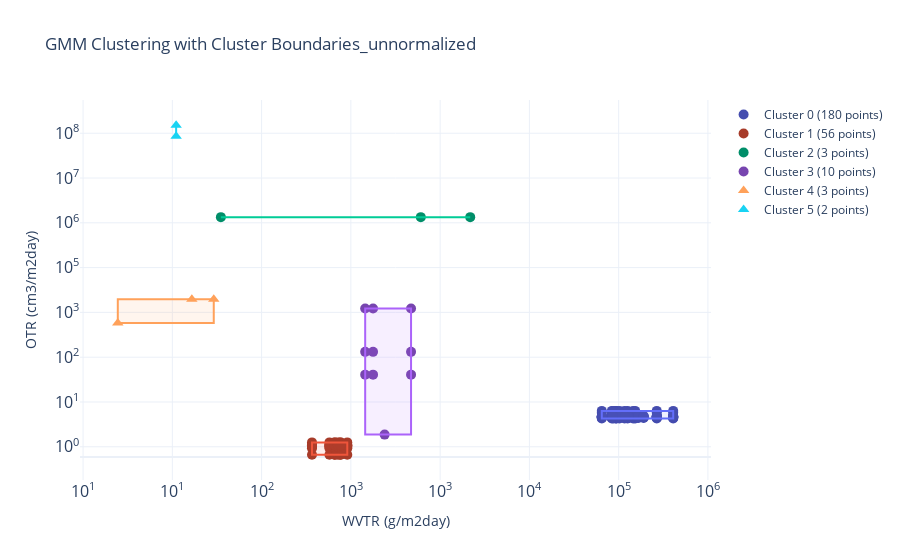

Write notebook code for a chart like this one.
### Markdown cell above
### Gaussian Mixture Matrix

### Code cell
from sklearn.preprocessing import StandardScaler
from sklearn.mixture import GaussianMixture

# Define whether to use normalization
use_normalization = False

# Select features and drop rows with NaN
features = dtr[['log_OTR_Updated_Num', 'log_WVTR_Updated_Num']].dropna().values

# Normalize data if required
if use_normalization:
    scaler = StandardScaler()
    normalized_features = scaler.fit_transform(features)
else:
    normalized_features = features
    
# Fit the Gaussian Mixture Model
n_components = 6 # Set the number of clusters
gmm = GaussianMixture(n_components=n_components, random_state=42)
gmm.fit(features)

# Predict cluster labels
labels = gmm.predict(normalized_features)

# Add cluster labels to the original DataFrame
d_clean = dtr.dropna(subset=['log_OTR_Updated_Num', 'log_WVTR_Updated_Num']).copy()
d_clean['Cluster'] = labels

# Map clusters to Base Material
cluster_base_material_map = (
    d_clean.groupby('Cluster')['Base Material']
    .apply(lambda x: x.mode()[0] if not x.empty else f"Cluster {x.name}")
    .to_dict()
)
# Assign a color palette for clusters
color_palette = px.colors.qualitative.Plotly  # Get Plotly color palette
cluster_colors = {cluster: color_palette[i % len(color_palette)] for i, cluster in enumerate(cluster_base_material_map.keys())}

# Initialize a Plotly figure
fig = go.Figure()

for cluster_label in np.unique(labels):
    cluster_data = d_clean[d_clean['Cluster'] == cluster_label]
    cluster_size = len(cluster_data) 
    # cluster_name = f"Cluster {cluster_label} ({cluster_size} points) - {cluster_base_material_map[cluster_label]}"
    cluster_name = f"Cluster {cluster_label} ({cluster_size} points)"
    cluster_color = cluster_colors[cluster_label]
    
    marker_colors = [
        f"rgba({int(int(cluster_color.lstrip('#')[0:2], 16) * 0.7)},"
        f"{int(int(cluster_color.lstrip('#')[2:4], 16) * 0.7)},"
        f"{int(int(cluster_color.lstrip('#')[4:6], 16) * 0.7)}, 1)"
        if is_sustainable else cluster_color
        for is_sustainable in cluster_data['Material'].str.lower().eq('sustainable')
    ]

    # Adjust marker shape for conventional materials
    marker_symbols = [
        'triangle-up' if is_conventional else 'circle'
        for is_conventional in cluster_data['Material'].str.lower().eq('conventional')
    ]

    fig.add_trace(go.Scatter(
        x=cluster_data['log_WVTR_Updated_Num'],  # X-axis: log(WVP)
        y=cluster_data['log_OTR_Updated_Num'],  # Y-axis: log(OP)
        mode='markers',
        name=cluster_name,
        # symbol = 'Material',
        marker=dict(size=10, color=marker_colors, symbol=marker_symbols),
        hovertemplate=(
            "Base Material: %{text}<br>"
            "Type: %{customdata[0]}<br>"
            "Secondary Material: %{customdata[1]}<br>"
            "log(WVTR): %{x}<br>"
            "log(OTR): %{y}"
        ),
        text=cluster_data['Base Material'],
        customdata=cluster_data[['Type', 'Secondary Material']].values
    ))

    # Calculate cluster boundary (bounding box)
    x_min = cluster_data['log_WVTR_Updated_Num'].min()
    x_max = cluster_data['log_WVTR_Updated_Num'].max()
    y_min = cluster_data['log_OTR_Updated_Num'].min()
    y_max = cluster_data['log_OTR_Updated_Num'].max()

    # Convert hex color to rgba for transparency
    if cluster_color.startswith("#"):
        r, g, b = tuple(int(cluster_color.lstrip("#")[i:i+2], 16) for i in (0, 2, 4))
        fill_color = f"rgba({r}, {g}, {b}, 0.1)"
    else:
        fill_color = cluster_color  # Fallback if color is not in hex format

    # Add a rectangle for the cluster boundary
    fig.add_shape(
        type="rect",
        x0=x_min, x1=x_max,
        y0=y_min, y1=y_max,
        line=dict(color=cluster_color, width=2),
        fillcolor=fill_color
    )
plotly.offline.plot(fig, filename=f'GMM_cluster_OP_vs_WVP_log_{file_suffix}.html', auto_open=False)


tick_vals_x = np.linspace(d_clean['log_WVTR_Updated_Num'].min()-1, d_clean['log_WVTR_Updated_Num'].max()+1, 10)
tick_text_x = [f"10<sup>{int(val)}</sup>" for val in tick_vals_x]

tick_vals_y = np.linspace(d_clean['log_OTR_Updated_Num'].min()-1, d_clean['log_OTR_Updated_Num'].max()+1, 10)
tick_text_y = [f"10<sup>{int(val)}</sup>" for val in tick_vals_y]


# Export the plot
file_suffix = "normalized" if use_normalization else "unnormalized"

# Update layout
fig.update_layout(
    title=f"GMM Clustering with Cluster Boundaries_{file_suffix}",
    xaxis_title="log WVTR",
    yaxis_title="log OTR",
    template="plotly_white"
)

# Update axis labels and ticks for power-of-10 display
fig.update_layout(
    xaxis=dict(
        title="WVTR (g/m2day)",
        tickvals=tick_vals_x,
        ticktext=tick_text_x,
        tickfont=dict(size=16),
        type='linear'  # Keeps the axis linear while displaying log ticks
    ),
    yaxis=dict(
        title="OTR (cm3/m2day)",
        tickvals=tick_vals_y,
        ticktext=tick_text_y,
        tickfont=dict(size=16),
        type='linear'  # Keeps the axis linear while displaying log ticks
    ),
    # template="plotly_white"
)

fig.show()

plotly.offline.plot(fig, filename=f'GMM_cluster_OP_vs_WVP_{file_suffix}.html', auto_open=False)

### Figure 1 — Plotly figure (JSON) as saved in the notebook; plotly's stock layout.template omitted (floating-point values rounded to 4 significant figures; data arrays with more than 128 entries replaced by an {"elided": "..."} marker saying what was removed)
{"data": [{"customdata": {"elided": "180x2 str values"}, "hovertemplate": "Base Material: %{text}<br>Type: %{customdata[0]}<br>Secondary Material: %{customdata[1]}<br>log(WVTR): %{x}<br>log(OTR): %{y}", "marker": {"color": {"elided": "180 str values"}, "size": 10, "symbol": {"elided": "180 str values"}}, "mode": "markers", "name": "Cluster 0 (180 points)", "text": {"elided": "180 str values"}, "type": "scatter", "x": {"elided": "180 float values"}, "y": {"elided": "180 float values"}}, {"customdata": [["nanocomposite", "montmorillonite"], ["nanocomposite", "montmorillonite"], ["nanocomposite", "montmorillonite"], ["nanocomposite", "montmorillonite"], ["nanocomposite", "montmorillonite"], ["nanocomposite", "montmorillonite"], ["nanocomposite", "montmorillonite"], ["nanocomposite", "montmorillonite"], ["nanocomposite", "montmorillonite"], ["nanocomposite", "montmorillonite"], ["nanocomposite", "montmorillonite"], ["nanocomposite", "montmorillonite"], ["nanocomposite", "montmorillonite"], ["nanocomposite", "montmorillonite"], ["nanocomposite", "montmorillonite"], ["nanocomposite", "montmorillonite"], ["nanocomposite", "montmorillonite"], ["nanocomposite", "montmorillonite"], ["nanocomposite", "montmorillonite"], ["nanocomposite", "montmorillonite"], ["nanocomposite", "montmorillonite"], ["nanocomposite", "montmorillonite"], ["nanocomposite", "montmorillonite"], ["nanocomposite", "montmorillonite"], ["nanocomposite", "montmorillonite"], ["nanocomposite", "montmorillonite"], ["nanocomposite", "montmorillonite"], ["nanocomposite", "montmorillonite"], ["nanocomposite", "montmorillonite"], ["nanocomposite", "montmorillonite"], ["nanocomposite", "montmorillonite"], ["nanocomposite", "montmorillonite"], ["nanocomposite", "montmorillonite"], ["nanocomposite", "montmorillonite"], ["nanocomposite", "montmorillonite"], ["nanocomposite", "montmorillonite"], ["nanocomposite", "montmorillonite"], ["nanocomposite", "montmorillonite"], ["nanocomposite", "montmorillonite"], ["nanocomposite", "montmorillonite"], ["nanocomposite", "montmorillonite"], ["nanocomposite", "montmorillonite"], ["nanocomposite", "montmorillonite"], ["nanocomposite", "montmorillonite"], ["nanocomposite", "montmorillonite"], ["nanocomposite", "montmorillonite"], ["nanocomposite", "montmorillonite"], ["nanocomposite", "montmorillonite"], ["nanocomposite", "montmorillonite"], ["nanocomposite", "montmorillonite"], ["nanocomposite", "montmorillonite"], ["nanocomposite", "montmorillonite"], ["nanocomposite", "montmorillonite"], ["nanocomposite", "montmorillonite"], ["nanocomposite", "montmorillonite"], ["nanocomposite", "montmorillonite"]], "hovertemplate": "Base Material: %{text}<br>Type: %{customdata[0]}<br>Secondary Material: %{customdata[1]}<br>log(WVTR): %{x}<br>log(OTR): %{y}", "marker": {"color": ["rgba(167,59,41, 1)", "rgba(167,59,41, 1)", "rgba(167,59,41, 1)", "rgba(167,59,41, 1)", "rgba(167,59,41, 1)", "rgba(167,59,41, 1)", "rgba(167,59,41, 1)", "rgba(167,59,41, 1)", "rgba(167,59,41, 1)", "rgba(167,59,41, 1)", "rgba(167,59,41, 1)", "rgba(167,59,41, 1)", "rgba(167,59,41, 1)", "rgba(167,59,41, 1)", "rgba(167,59,41, 1)", "rgba(167,59,41, 1)", "rgba(167,59,41, 1)", "rgba(167,59,41, 1)", "rgba(167,59,41, 1)", "rgba(167,59,41, 1)", "rgba(167,59,41, 1)", "rgba(167,59,41, 1)", "rgba(167,59,41, 1)", "rgba(167,59,41, 1)", "rgba(167,59,41, 1)", "rgba(167,59,41, 1)", "rgba(167,59,41, 1)", "rgba(167,59,41, 1)", "rgba(167,59,41, 1)", "rgba(167,59,41, 1)", "rgba(167,59,41, 1)", "rgba(167,59,41, 1)", "rgba(167,59,41, 1)", "rgba(167,59,41, 1)", "rgba(167,59,41, 1)", "rgba(167,59,41, 1)", "rgba(167,59,41, 1)", "rgba(167,59,41, 1)", "rgba(167,59,41, 1)", "rgba(167,59,41, 1)", "rgba(167,59,41, 1)", "rgba(167,59,41, 1)", "rgba(167,59,41, 1)", "rgba(167,59,41, 1)", "rgba(167,59,41, 1)", "rgba(167,59,41, 1)", "rgba(167,59,41, 1)", "rgba(167,59,41, 1)", "rgba(167,59,41, 1)", "rgba(167,59,41, 1)", "rgba(167,59,41, 1)", "rgba(167,59,41, 1)", "rgba(167,59,41, 1)", "rgba(167,59,41, 1)", "rgba(167,59,41, 1)", "rgba(167,59,41, 1)"], "size": 10, "symbol": ["circle", "circle", "circle", "circle", "circle", "circle", "circle", "circle", "circle", "circle", "circle", "circle", "circle", "circle", "circle", "circle", "circle", "circle", "circle", "circle", "circle", "circle", "circle", "circle", "circle", "circle", "circle", "circle", "circle", "circle", "circle", "circle", "circle", "circle", "circle", "circle", "circle", "circle", "circle", "circle", "circle", "circle", "circle", "circle", "circle", "circle", "circle", "circle", "circle", "circle", "circle", "circle", "circle", "circle", "circle", "circle"]}, "mode": "markers", "name": "Cluster 1 (56 points)", "text": ["fish gelatin", "fish gelatin", "fish gelatin", "fish gelatin", "fish gelatin", "fish gelatin", "fish gelatin", "fish gelatin", "fish gelatin", "fish gelatin", "fish gelatin", "fish gelatin", "fish gelatin", "fish gelatin", "fish gelatin", "fish gelatin", "fish gelatin", "fish gelatin", "fish gelatin", "fish gelatin", "fish gelatin", "fish gelatin", "fish gelatin", "fish gelatin", "fish gelatin", "fish gelatin", "fish gelatin", "fish gelatin", "fish gelatin", "fish gelatin", "fish gelatin", "fish gelatin", "fish gelatin", "fish gelatin", "fish gelatin", "fish gelatin", "fish gelatin", "fish gelatin", "fish gelatin", "fish gelatin", "fish gelatin", "fish gelatin", "fish gelatin", "fish gelatin", "fish gelatin", "fish gelatin", "fish gelatin", "fish gelatin", "fish gelatin", "fish gelatin", "fish gelatin", "fish gelatin", "fish gelatin", "fish gelatin", "fish gelatin", "fish gelatin"], "type": "scatter", "x": [2.851, 2.991, 3.079, 3.135, 3.036, 3.032, 3.06, 3.082, 2.851, 2.991, 3.079, 3.135, 3.036, 3.032, 3.06, 3.082, 2.851, 2.991, 3.079, 3.135, 3.036, 3.032, 3.06, 3.082, 2.851, 2.991, 3.079, 3.135, 3.036, 3.032, 3.06, 3.082, 2.851, 2.991, 3.079, 3.135, 3.036, 3.032, 3.06, 3.082, 2.851, 2.991, 3.079, 3.135, 3.036, 3.032, 3.06, 3.082, 2.851, 2.991, 3.079, 3.135, 3.036, 3.032, 3.06, 3.082], "y": [0.05843, 0.05843, 0.05843, 0.05843, 0.05843, 0.05843, 0.05843, 0.05843, 0.2931, 0.2931, 0.2931, 0.2931, 0.2931, 0.2931, 0.2931, 0.2931, 0.2338, 0.2338, 0.2338, 0.2338, 0.2338, 0.2338, 0.2338, 0.2338, 0.3308, 0.3308, 0.3308, 0.3308, 0.3308, 0.3308, 0.3308, 0.3308, 0.2785, 0.2785, 0.2785, 0.2785, 0.2785, 0.2785, 0.2785, 0.2785, 0.3945, 0.3945, 0.3945, 0.3945, 0.3945, 0.3945, 0.3945, 0.3945, 0.3166, 0.3166, 0.3166, 0.3166, 0.3166, 0.3166, 0.3166, 0.3166]}, {"customdata": [["individual", "None"], ["individual", "None"], ["individual", "None"]], "hovertemplate": "Base Material: %{text}<br>Type: %{customdata[0]}<br>Secondary Material: %{customdata[1]}<br>log(WVTR): %{x}<br>log(OTR): %{y}", "marker": {"color": ["rgba(0,142,105, 1)", "rgba(0,142,105, 1)", "rgba(0,142,105, 1)"], "size": 10, "symbol": ["circle", "circle", "circle"]}, "mode": "markers", "name": "Cluster 2 (3 points)", "text": ["chitosan", "chitosan", "chitosan"], "type": "scatter", "x": [3.728, 2.116, 4.127], "y": [6.511, 6.511, 6.511]}, {"customdata": [["individual", "None"], ["individual", "None"], ["individual", "None"], ["individual", "None"], ["individual", "None"], ["individual", "None"], ["individual", "None"], ["individual", "None"], ["individual", "None"], ["individual", "None"]], "hovertemplate": "Base Material: %{text}<br>Type: %{customdata[0]}<br>Secondary Material: %{customdata[1]}<br>log(WVTR): %{x}<br>log(OTR): %{y}", "marker": {"color": ["rgba(119,69,175, 1)", "rgba(119,69,175, 1)", "rgba(119,69,175, 1)", "rgba(119,69,175, 1)", "rgba(119,69,175, 1)", "rgba(119,69,175, 1)", "rgba(119,69,175, 1)", "rgba(119,69,175, 1)", "rgba(119,69,175, 1)", "rgba(119,69,175, 1)"], "size": 10, "symbol": ["circle", "circle", "circle", "circle", "circle", "circle", "circle", "circle", "circle", "circle"]}, "mode": "markers", "name": "Cluster 3 (10 points)", "text": ["fish gelatin", "polylactic acid", "polylactic acid", "polylactic acid", "polylactic acid", "polylactic acid", "polylactic acid", "polylactic acid", "polylactic acid", "polylactic acid"], "type": "scatter", "x": [3.436, 3.343, 3.28, 3.65, 3.343, 3.28, 3.65, 3.343, 3.28, 3.65], "y": [0.6051, 2.852, 2.852, 2.852, 4.029, 4.029, 4.029, 2.234, 2.234, 2.234]}, {"customdata": [["individual", "None"], ["individual", "None"], ["individual", "None"]], "hovertemplate": "Base Material: %{text}<br>Type: %{customdata[0]}<br>Secondary Material: %{customdata[1]}<br>log(WVTR): %{x}<br>log(OTR): %{y}", "marker": {"color": ["#FFA15A", "#FFA15A", "#FFA15A"], "size": 10, "symbol": ["triangle-up", "triangle-up", "triangle-up"]}, "mode": "markers", "name": "Cluster 4 (3 points)", "text": ["LDPE", "LDPE", "HDPE"], "type": "scatter", "x": [2.059, 1.882, 1.285], "y": [4.278, 4.278, 3.636]}, {"customdata": [["individual", "None"], ["individual", "None"]], "hovertemplate": "Base Material: %{text}<br>Type: %{customdata[0]}<br>Secondary Material: %{customdata[1]}<br>log(WVTR): %{x}<br>log(OTR): %{y}", "marker": {"color": ["#19D3F3", "#19D3F3"], "size": 10, "symbol": ["triangle-up", "triangle-up"]}, "mode": "markers", "name": "Cluster 5 (2 points)", "text": ["polypropylene", "polypropylene"], "type": "scatter", "x": [1.755, 1.755], "y": [8.705, 9.006]}], "layout": {"shapes": [{"fillcolor": "rgba(99, 110, 250, 0.1)", "line": {"color": "#636EFA", "width": 2}, "type": "rect", "x0": 5.188, "x1": 5.764, "y0": 1.042, "y1": 1.249}, {"fillcolor": "rgba(239, 85, 59, 0.1)", "line": {"color": "#EF553B", "width": 2}, "type": "rect", "x0": 2.851, "x1": 3.135, "y0": 0.05843, "y1": 0.3945}, {"fillcolor": "rgba(0, 204, 150, 0.1)", "line": {"color": "#00CC96", "width": 2}, "type": "rect", "x0": 2.116, "x1": 4.127, "y0": 6.511, "y1": 6.511}, {"fillcolor": "rgba(171, 99, 250, 0.1)", "line": {"color": "#AB63FA", "width": 2}, "type": "rect", "x0": 3.28, "x1": 3.65, "y0": 0.6051, "y1": 4.029}, {"fillcolor": "rgba(255, 161, 90, 0.1)", "line": {"color": "#FFA15A", "width": 2}, "type": "rect", "x0": 1.285, "x1": 2.059, "y0": 3.636, "y1": 4.278}, {"fillcolor": "rgba(25, 211, 243, 0.1)", "line": {"color": "#19D3F3", "width": 2}, "type": "rect", "x0": 1.755, "x1": 1.755, "y0": 8.705, "y1": 9.006}], "title": {"text": "GMM Clustering with Cluster Boundaries_unnormalized"}, "xaxis": {"tickfont": {"size": 16}, "ticktext": ["10<sup>0</sup>", "10<sup>1</sup>", "10<sup>1</sup>", "10<sup>2</sup>", "10<sup>3</sup>", "10<sup>3</sup>", "10<sup>4</sup>", "10<sup>5</sup>", "10<sup>6</sup>", "10<sup>6</sup>"], "tickvals": [0.2847, 1.005, 1.724, 2.444, 3.164, 3.884, 4.604, 5.324, 6.044, 6.764], "title": {"text": "WVTR (g/m2day)"}, "type": "linear"}, "yaxis": {"tickfont": {"size": 16}, "ticktext": ["10<sup>0</sup>", "10<sup>0</sup>", "10<sup>1</sup>", "10<sup>2</sup>", "10<sup>3</sup>", "10<sup>5</sup>", "10<sup>6</sup>", "10<sup>7</sup>", "10<sup>8</sup>", "10<sup>10</sup>"], "tickvals": [-0.9416, 0.2748, 1.491, 2.708, 3.924, 5.14, 6.357, 7.573, 8.789, 10.01], "title": {"text": "OTR (cm3/m2day)"}, "type": "linear"}}}
